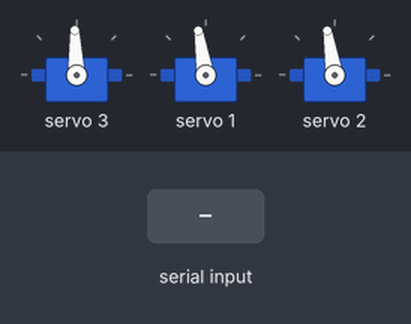
The sketch below on a simulated Arduino Uno, built with avr-gcc and run on an emulated ATmega328P. Shown: 3 × servo. The inputs (shaded band) are chosen by the test bench. What the sketch prints to the serial monitor is not drawn.

Above: at 2.3 s.
2.4 s: "m" received over Serial
At 3.5 s:
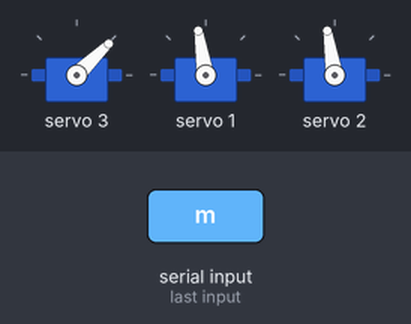
3.9 s: byte 120 ('x') received over Serial
At 4.6 s:
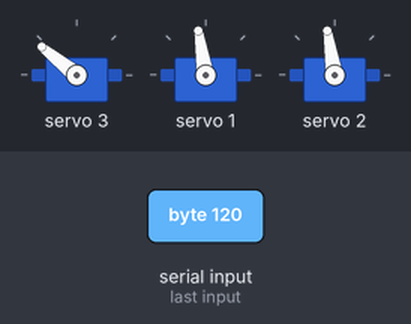
5.4 s: "[" received over Serial
At 5.8 s:
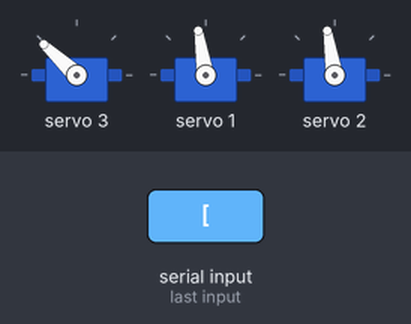
6.9 s: byte 99 ('c') received over Serial
At 8.1 s:
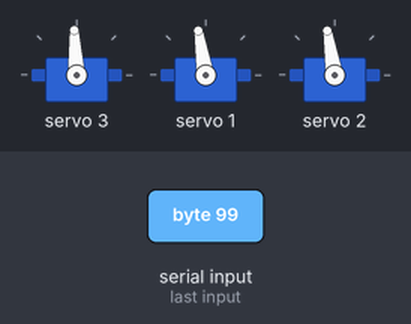
Timing chart, 0 to 9.4 s (numbered marks = the images above; inputs shaded):
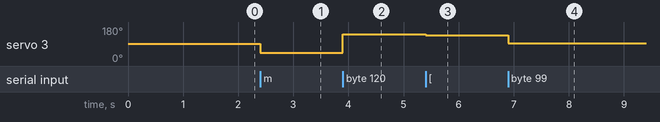

The sketch:

calibrage_servo.ino
```cpp
#include <Wire.h>
#include <Adafruit_PWMServoDriver.h>

Adafruit_PWMServoDriver pwm = Adafruit_PWMServoDriver(0x40);

uint16_t currentPWM = 307;  // Valeur de départ
int servo = 3;
void setup() {
  Serial.begin(115200);
  delay(1000);

  Wire.begin();
  Wire.setClock(100000);

  pwm.begin();
  pwm.setPWMFreq(50);
  delay(100);

  pwm.setPWM(servo, 0, currentPWM);
  //pwm.setPWM(0, 0, 327);
  pwm.setPWM(1, 0, 320);
  pwm.setPWM(2, 0, 321);
  pwm.setPWM(3, 0, 306);

  //pwm.setPWM(4, 0, 348);
  //pwm.setPWM(5, 0, 340);
  //pwm.setPWM(6, 0, 351);
  //pwm.setPWM(7, 0, 342); // = 1969 micro
  Serial.println("=== Calibration RDS3225 ===");
  Serial.println("Commandes:");
  Serial.println("  + ou w : +1 PWM");
  Serial.println("  - ou s : -1 PWM");
  Serial.println("  ] ou d : +10 PWM");
  Serial.println("  [ ou a : -10 PWM");
  Serial.println("  p : afficher PWM actuel");
  Serial.println("  m : position MIN (205)");
  Serial.println("  c : position MID (307)");
  Serial.println("  x : position MAX (410)");
  Serial.println("");
  printPWM();
}

void loop() {
  if (Serial.available()) {
    char cmd = Serial.read();

    switch(cmd) {
      case '+':
      case 'w':
        currentPWM++;
        updateServo();
        break;

      case '-':
      case 's':
        currentPWM--;
        updateServo();
        break;

      case ']':
      case 'd':
        currentPWM += 10;
        updateServo();
        break;

      case '[':
      case 'a':
        currentPWM -= 10;
        updateServo();
        break;

      case 'p':
        printPWM();
        break;

      case 'm':
        currentPWM = 205;
        updateServo();
        Serial.println("→ MIN");
        break;

      case 'c':
        currentPWM = 307;
        updateServo();
        Serial.println("→ MID théorique");
        break;

      case 'x':
        currentPWM = 410;
        updateServo();
        Serial.println("→ MAX");
        break;
    }
  }
}

void updateServo() {
  // Limites de sécurité
  if (currentPWM < 150) currentPWM = 150;
  if (currentPWM > 500) currentPWM = 500;

  pwm.setPWM(servo, 0, currentPWM);
  printPWM();
}

void printPWM() {
  Serial.print("PWM: ");
  Serial.print(currentPWM);
  Serial.print("\t≈ ");
  Serial.print((currentPWM * 20000) / 4096);
  Serial.println(" µs");
}
```

Measured:
- after the input at 2.4 s, servo 3: 92° → 44° at once
- after the input at 3.9 s, servo 3: 44° → 141° at once
- after the input at 5.4 s, servo 3: 141° → 137° at once
- after the input at 6.9 s, servo 3: 137° → 93° at once
